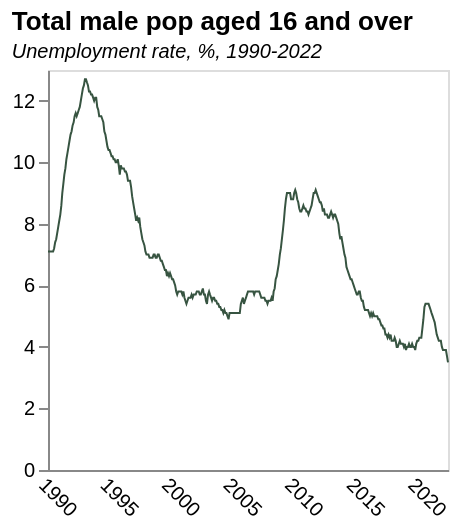

Here is the Vega-Lite specification saved for this chart:
### Vega-Lite specification from a JSON file in a GitHub repository (floating-point values rounded to 4 significant figures; data arrays with more than 128 entries replaced by an {"elided": "..."} marker saying what was removed)
{"$schema": "https://vega.github.io/schema/vega-lite/v5.json", "title": {"text": "Total male pop aged 16 and over ", "subtitle": "Unemployment rate, %, 1990-2022", "subtitleFontStyle": "italic", "subtitleFontSize": 10, "anchor": "start", "color": "black"}, "data": {"values": {"elided": "391 records"}}, "height": 200, "width": 200, "mark": {"type": "line", "strokeWidth": 1, "color": "#375441"}, "encoding": {"x": {"field": "date", "type": "temporal", "axis": {"title": "", "grid": false, "ticks": false, "labelAngle": 45}}, "y": {"field": "value", "type": "quantitative", "axis": {"title": "", "grid": false}}}}
